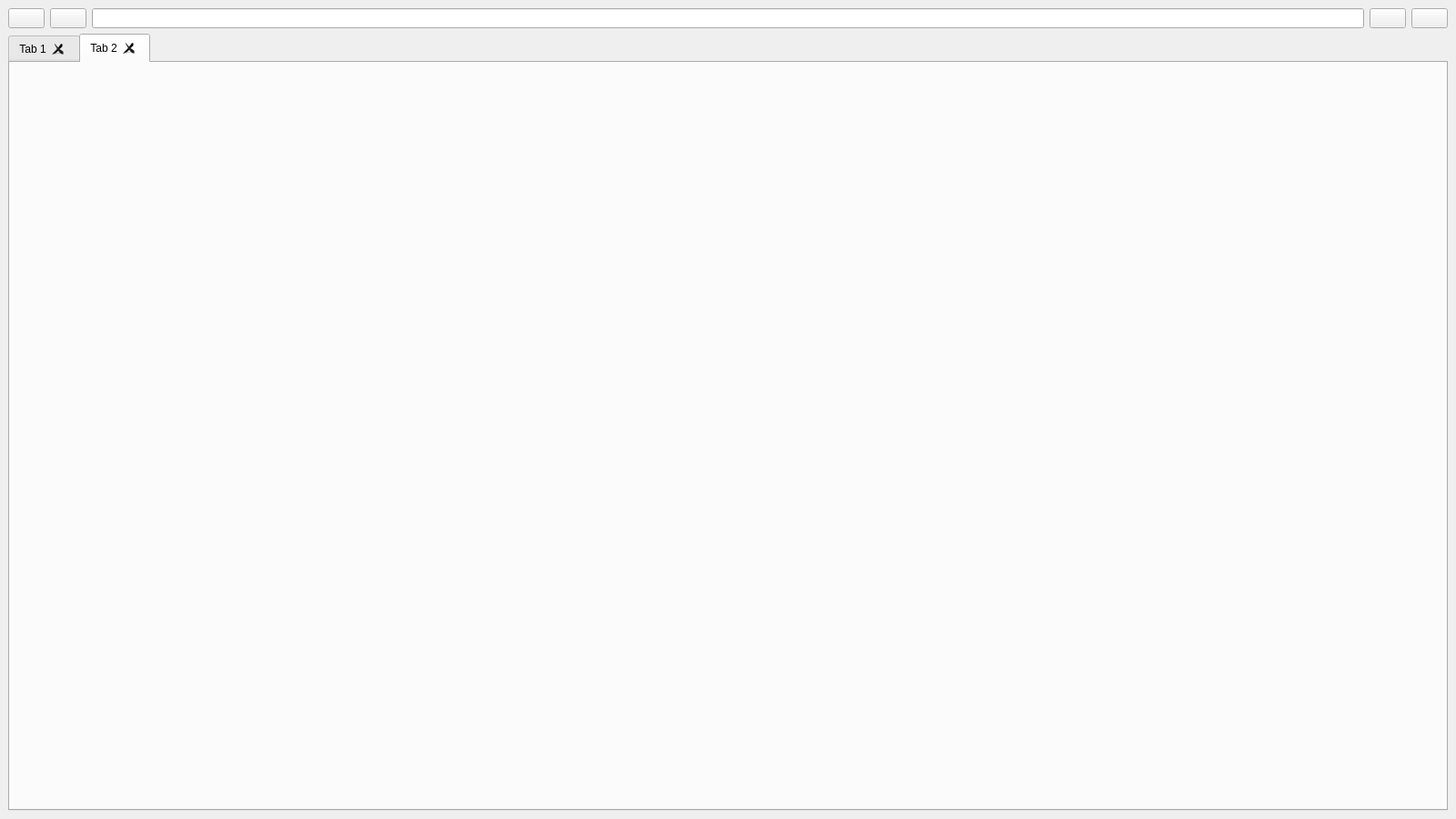
<?xml version="1.0" encoding="UTF-8"?>
<ui version="4.0">
 <class>MainWindow</class>
 <widget class="QMainWindow" name="MainWindow">
  <property name="geometry">
   <rect>
    <x>0</x>
    <y>0</y>
    <width>1600</width>
    <height>900</height>
   </rect>
  </property>
  <property name="windowTitle">
   <string>MainWindow</string>
  </property>
  <widget class="QWidget" name="centralwidget">
   <layout class="QVBoxLayout" name="verticalLayout">
    <item>
     <widget class="QWidget" name="topBar" native="true">
      <property name="sizePolicy">
       <sizepolicy hsizetype="Preferred" vsizetype="Preferred">
        <horstretch>0</horstretch>
        <verstretch>0</verstretch>
       </sizepolicy>
      </property>
      <property name="maximumSize">
       <size>
        <width>16777215</width>
        <height>35</height>
       </size>
      </property>
      <layout class="QHBoxLayout" name="horizontalLayout">
       <property name="leftMargin">
        <number>0</number>
       </property>
       <property name="topMargin">
        <number>0</number>
       </property>
       <property name="rightMargin">
        <number>0</number>
       </property>
       <property name="bottomMargin">
        <number>0</number>
       </property>
       <item>
        <widget class="QPushButton" name="backButton">
         <property name="text">
          <string/>
         </property>
         <property name="icon">
          <iconset theme="back">
           <normaloff>.</normaloff>.</iconset>
         </property>
        </widget>
       </item>
       <item>
        <widget class="QPushButton" name="forwardButton">
         <property name="text">
          <string/>
         </property>
         <property name="icon">
          <iconset theme="next">
           <normaloff>.</normaloff>.</iconset>
         </property>
        </widget>
       </item>
       <item>
        <widget class="QLineEdit" name="urlBar">
         <property name="echoMode">
          <enum>QLineEdit::Normal</enum>
         </property>
        </widget>
       </item>
       <item>
        <widget class="QPushButton" name="newTabButton">
         <property name="text">
          <string/>
         </property>
         <property name="icon">
          <iconset theme="list-add">
           <normaloff>.</normaloff>.</iconset>
         </property>
        </widget>
       </item>
       <item>
        <widget class="QPushButton" name="settingsButton">
         <property name="text">
          <string/>
         </property>
         <property name="icon">
          <iconset theme="settings">
           <normaloff>.</normaloff>.</iconset>
         </property>
        </widget>
       </item>
      </layout>
     </widget>
    </item>
    <item>
     <widget class="QTabWidget" name="navigationTabs">
      <property name="currentIndex">
       <number>1</number>
      </property>
      <property name="tabsClosable">
       <bool>true</bool>
      </property>
      <widget class="QWidget" name="tab">
       <attribute name="title">
        <string>Tab 1</string>
       </attribute>
      </widget>
      <widget class="QWidget" name="tab_2">
       <attribute name="title">
        <string>Tab 2</string>
       </attribute>
      </widget>
     </widget>
    </item>
   </layout>
  </widget>
 </widget>
 <resources/>
 <connections/>
</ui>
